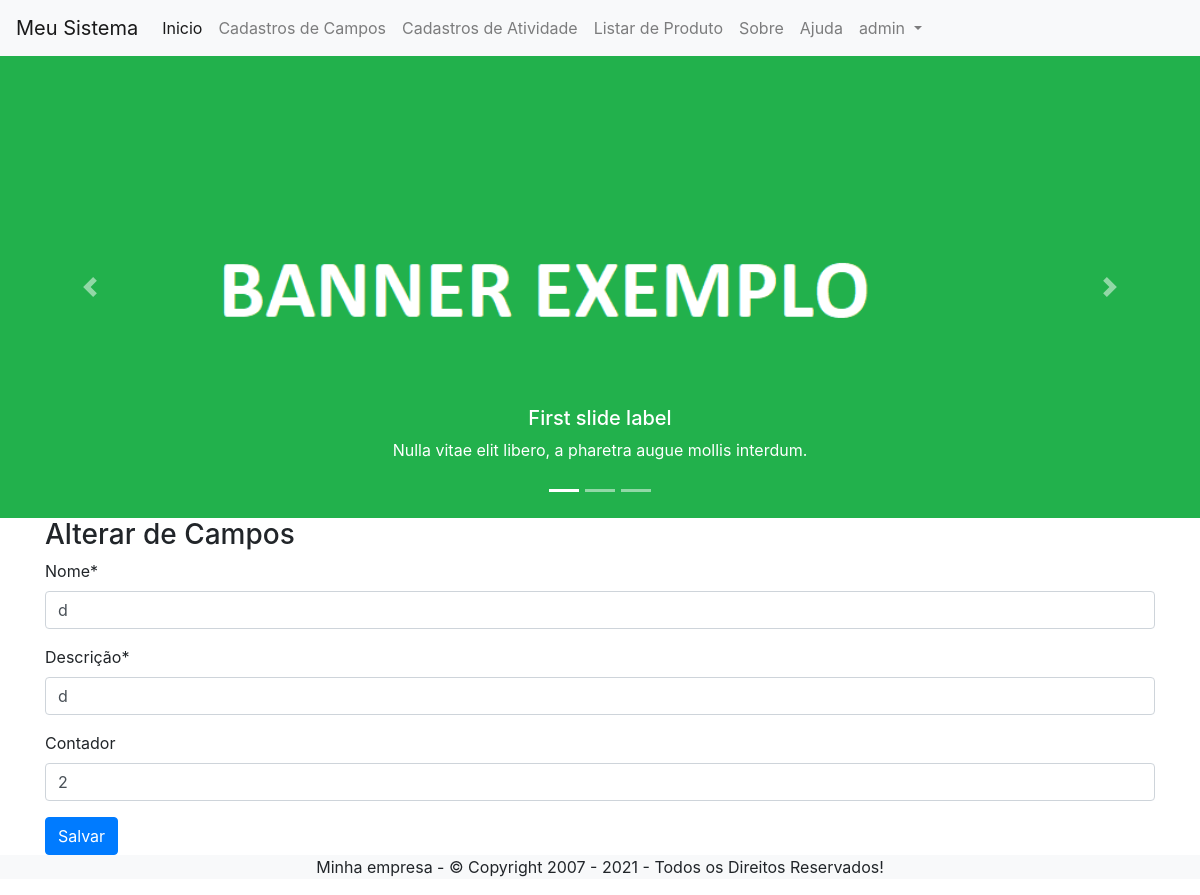
The app's page /editar/campo/2/ (signed in) with its own data.
### cadastros/models.py (models this page shows, shortened)
class Campo(models.Model):
    nome = models.CharField('nome', max_length=100)
    descricao = models.CharField('descrição', max_length=100)
    usuario = models.ForeignKey(User, on_delete=models.PROTECT)
    contador = models.IntegerField('contador', null=True, blank=True, default=1)

### cadastros/views.py (the view, shortened to what this page needs)
# urls.py: path('editar/campo/<int:pk>/', CampoUpdate.as_view(), name='editar-campo'),
class CampoUpdate(GroupRequiredMixin, LoginRequiredMixin, UpdateView):
    login_url = reverse_lazy('login')
    group_required = [u"Administrador", u"grupo2"]
    model = Campo
    fields = ['nome', 'descricao', 'contador']
    template_name = 'cadastros/form.html'
    success_url = reverse_lazy('listar-campo')
    def get_context_data(self, *args, **kwargs):
        context = super().get_context_data(*args, **kwargs)
        context['titulo'] = 'Alterar de Campos'
        context['botao'] = 'Salvar'
        return context

### cadastros/templates/cadastros/form.html (shortened to what this page needs)
{% extends 'modelo.html' %}
{% load static %}
{% load crispy_forms_tags %}
{% block conteudo %}
    <h3>{{ titulo }}</h3>
    <form action="" method="POST">
        {{ form|crispy }}
        <button type="submit" class="btn btn-primary">{{ botao }}
        </button>
    </form>
{% endblock %}

### paginas/templates/modelo.html (shortened to what this page needs)
{% load static %}
<!DOCTYPE html>
<html lang="pt-br">
<head>
    <link rel="stylesheet" href="{% static 'css/bootstrap.min.css' %}">
    <link rel="stylesheet" type="text/css" href="https://cdn.datatables.net/v/bs4/dt-1.11.3/datatables.min.css"/>
</head>
<body>
    {% block menu %}
    <nav class="navbar navbar-expand-lg navbar-light bg-light">
        <a class="navbar-brand" href="{% url 'index' %}">Meu Sistema</a>
        <div class="collapse navbar-collapse" id="navbarNavDropdown">
          <ul class="navbar-nav">
            <li class="nav-item active">
              <a class="nav-link" href="{% url 'index' %}">Inicio <span class="sr-only">(current)</span></a>
            </li>
            <li class="nav-item">
              <a class="nav-link" href="{% url 'listar-campo' %}">Cadastros de Campos</a>
            </li>
            <li class="nav-item">
              <a class="nav-link" href="{% url 'listar-atividade' %}">Cadastros de Atividade</a>
            </li>
            <li class="nav-item">
              <a class="nav-link" href="{% url 'listar-produto' %}">Listar de Produto</a>
            </li>
            <li class="nav-item">
              <a class="nav-link" href="{% url 'sobre' %}">Sobre</a>
            </li>
            <li class="nav-item">
              <a class="nav-link" href="#">Ajuda</a>
            </li>
            {% if request.user.is_authenticated %}
            <li class="nav-item dropdown">
              <a class="nav-link dropdown-toggle" href="#" id="navbarDropdownMenuLink" data-toggle="dropdown" aria-haspopup="true" aria-expanded="false">
                {{ request.user }}
              </a>
            </li>
            {% endif %}
          </ul>
        </div>
      </nav>
    {% endblock %}
    {% block banner_topo %}
    <div class="bd-example">
      <div id="carouselExampleCaptions" class="carousel slide" data-ride="carousel">
        <ol class="carousel-indicators">
          <li data-target="#carouselExampleCaptions" data-slide-to="0" class="active"></li>
          <li data-target="#carouselExampleCaptions" data-slide-to="1"></li>
          <li data-target="#carouselExampleCaptions" data-slide-to="2"></li>
        </ol>
        <div class="carousel-inner">
          <div class="carousel-item active">
            <img src="{% static 'img/banner.png' %}" class="d-block w-100" alt="...">
            <div class="carousel-caption d-none d-md-block">
              <h5>First slide label</h5>
              <p>Nulla vitae elit libero, a pharetra augue mollis interdum.</p>
            </div>
          </div>
        </div>
        <a class="carousel-control-prev" href="#carouselExampleCaptions" role="button" data-slide="prev">
          <span class="carousel-control-prev-icon" aria-hidden="true"></span>
        </a>
        <a class="carousel-control-next" href="#carouselExampleCaptions" role="button" data-slide="next">
          <span class="carousel-control-next-icon" aria-hidden="true"></span>
        </a>
      </div>
    </div>
    {% endblock %}
    <div class="container">
        {% block conteudo %}{% endblock %}
    </div>
    {% block rodape %}
        <div class="bg-light">
           <p align="center">Minha empresa - © Copyright 2007 - 2021 - Todos os Direitos Reservados!</p>
        </div>
    {% endblock %}
</body>
</html>

### records on screen
Campo: nome "d", descricao "d", contador "2"

### other values on screen
{{ request.user }} "admin"
{{ titulo }} "Alterar de Campos"
{{ botao }} "Salvar"
